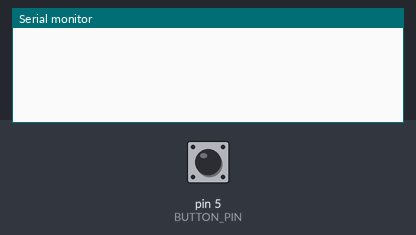
Recording of a sketch running on a simulated Arduino Uno, built with avr-gcc and run on an emulated ATmega328P. Parts: the last lines printed to the serial monitor. The inputs (shaded band) are chosen by the test bench; at power-on: pin 5 (BUTTON_PIN) LOW.

Above: at 1.2 s.
1.3 s: pin 5 (BUTTON_PIN) pulled HIGH for 0.15 s
At 1.43 s:
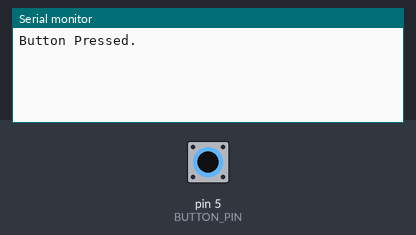
At 2.3 s:
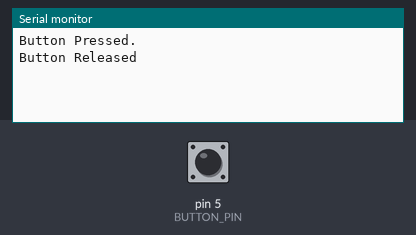

The sketch:

sketch_sep30a.ino
```cpp
//Debounce Example

//Sometimes pressing and releasing it will "bounce" and detect more than one button presses & releases

//To fix we add a "debounce delay" via the time functionality

#define BUTTON_PIN 5
#define debounceDelay 750

unsigned lastTimeButtonChanged = micros();


byte buttonState = LOW;

void setup() {
  // put your setup code here, to run once:
  Serial.begin(115200);
  pinMode(BUTTON_PIN, INPUT);
}

void loop() {
  unsigned long timeNow = micros();

  if(timeNow - lastTimeButtonChanged > debounceDelay){
    byte newButtonState = digitalRead(BUTTON_PIN);

    if(newButtonState != buttonState){
      lastTimeButtonChanged = timeNow;
      buttonState = newButtonState;

      if(buttonState == HIGH){
        Serial.println("Button Pressed.");
      } else {
        Serial.println("Button Released");
      }
    }

  }


}
```

Measured:
- after the input at 1.3 s, the serial monitor: prints a new line at once (image 1)
